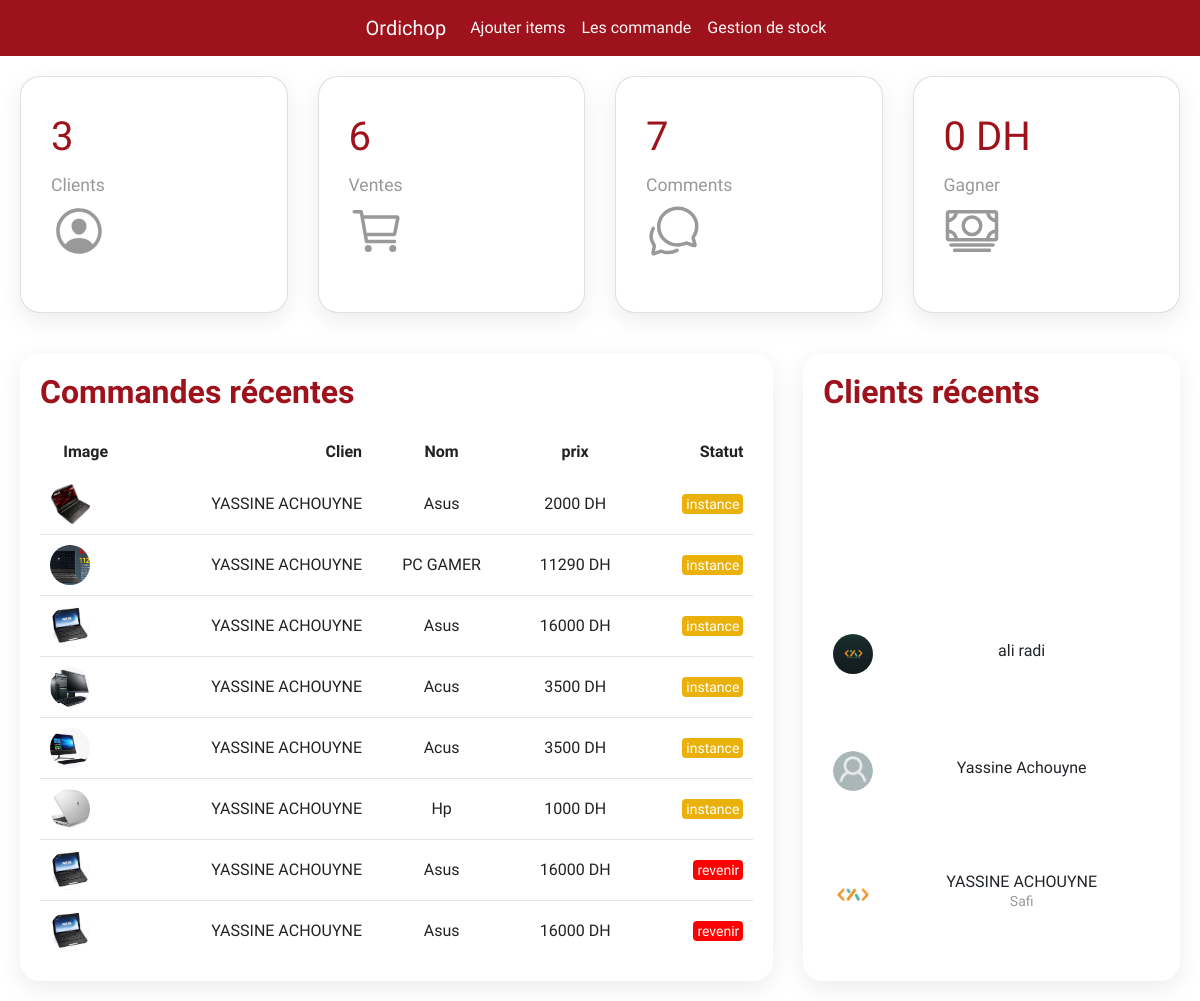
/admin/dashpord.php (signed in), run on an earlier commit of the app's database.
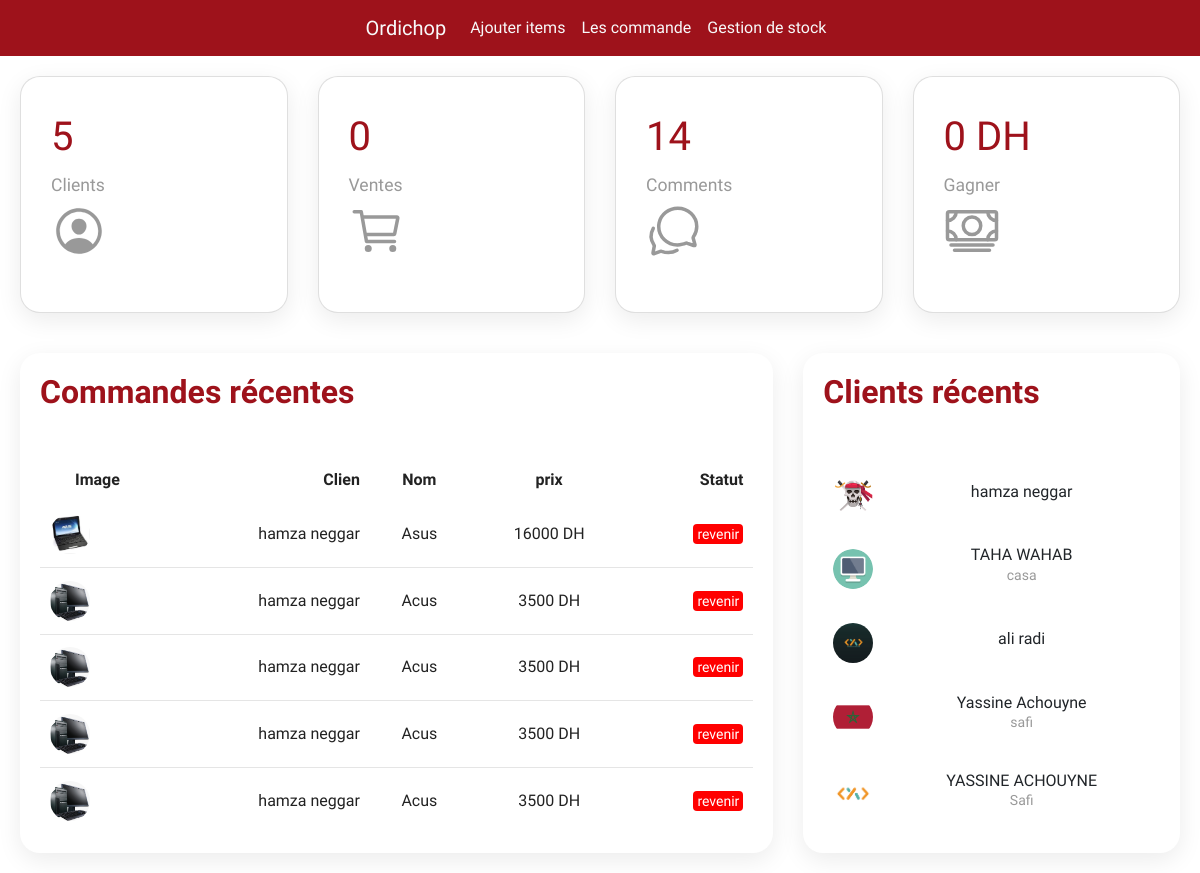
And on a later commit of the database.
### tables this page shows
CREATE TABLE IF NOT EXISTS `produit_panier` (
  `id` int(11) NOT NULL AUTO_INCREMENT,
  `id_produit_panier` int(11) NOT NULL,
  `nom_produit_panier` varchar(225) DEFAULT NULL,
  `img_produit_panier` varchar(1000) DEFAULT NULL,
  `prix_produit_panier` int(11) DEFAULT NULL,
  `dscription_produit_panier` varchar(1000) DEFAULT NULL,
  `id_clien` int(11) NOT NULL,
  `quantit` int(11) NOT NULL,
  `statut` varchar(15) NOT NULL,
  PRIMARY KEY (`id`),
  KEY `id_clien` (`id_clien`)
);

CREATE TABLE IF NOT EXISTS `clien` (
  `id` int(11) NOT NULL AUTO_INCREMENT,
  `firstName` varchar(45) DEFAULT NULL,
  `lastName` varchar(45) DEFAULT NULL,
  `email` varchar(100) DEFAULT NULL,
  `passworde` varchar(45) DEFAULT NULL,
  `profil` varchar(1000) NOT NULL,
  `adress` varchar(200) DEFAULT NULL,
  PRIMARY KEY (`id`)
);

### admin/dashpord.php (the view, shortened to what this page needs)
<?php
include "incAdmin/hedear.php";
include "../inc/db.php";
?>
<body>
    <div class="main">
        <div class="cardBox">
            <div class="card">
                <div>
                    <div class="numbers">
                        <?php
                        $sql = $db->prepare("SELECT count(*) cp from clien");
                        $sql->execute([]);
                        echo $sql->fetch()['cp'];
                        ?>
                    </div>
                    <div class="cardName">Clients</div>
                </div>
                <div class="iconBx">
                    <ion-icon name="person-circle-outline"></ion-icon>
                </div>
            </div>
            <div class="card">
                <div>
                    <div class="numbers">
                        <?php
                        $sql = $db->prepare("SELECT count(*) cp from produit_panier where statut=?");
                        $sql->execute(["instance"]);
                        echo $sql->fetch()['cp'];
                        ?>
                    </div>
                    <div class="cardName">Ventes</div>
                </div>
                <div class="iconBx">
                    <ion-icon name="cart-outline"></ion-icon>
                </div>
            </div>
            <div class="card">
                <div>
                    <div class="numbers">
                        <?php
                        $sql1 = $db->prepare("SELECT count(*) cp from commentes");
                        $sql1->execute([]);
                        $sql2 = $db->prepare("SELECT count(*) cp from commentescouffre");
                        $sql2->execute([]);
                        echo $sql1->fetch()['cp'] + $sql2->fetch()['cp'];
                        ?>
                    </div>
                    <div class="cardName">Comments</div>
                </div>
                <div class="iconBx">
                    <ion-icon name="chatbubbles-outline"></ion-icon>
                </div>
            </div>
            <div class="card">
                <div>
                    <div class="numbers">0 DH</div>
                    <div class="cardName">Gagner</div>
                </div>
                <div class="iconBx">
                    <ion-icon name="cash-outline"></ion-icon>
                </div>
            </div>
        </div>
        <div class="details">
            <div class="recentOrders">
                <div class="cardHeader">
                    <h2>Commandes récentes</h2>
                </div>
                <table>
                    <thead>
                        <tr>
                            <td>Image</td>
                            <td>Clien</td>
                            <td>Nom</td>
                            <td>prix</td>
                            <td>Statut</td>
                        </tr>
                    </thead>
                    <tbody>
                        <?php
                        $sql = $db->prepare("SELECT * from produit_panier p inner join clien c on p.id_clien=c.id ORDER BY p.statut  limit 8 ");
                        $sql->execute([]);
                        $tab = $sql->fetchAll();
                        foreach ($tab as $val) {
                        ?>
                            <tr>
                                <td>
                                    <div class="imgBx"><img src="/admin/image/<?= $val['img_produit_panier'] ?>" alt=""></div>
                                </td>
                                <td><?= $val['firstName'] ?> <?= $val['lastName'] ?></td>
                                <td><?= $val['nom_produit_panier'] ?></td>
                                <td><?= $val['prix_produit_panier'] ?> DH</td>
                                <td><span class="status <?= $val['statut'] ?>"><?= $val['statut'] ?></span></td>
                            </tr>
                        <?php } ?>
                    </tbody>
                </table>
            </div>
            <div class="recentCustomers">
                <div class="cardHeader">
                    <h2>Clients récents</h2>
                </div>
                <table>
                    <?php
                    $sql = $db->prepare("SELECT * from clien ORDER BY id desc limit 8");
                    $sql->execute([]);
                    $tab = $sql->fetchAll();
                    foreach ($tab as $val) {
                    ?>
                        <tr>
                            <td width="60px">
                                <div class="imgBx"><img src="../image/<?= $val['profil'] ?>" alt=""></div>
                            </td>
                            <td>
                                <h4><?= $val['firstName'] ?> <?= $val['lastName'] ?><br> <span><?= $val['adress'] ?></span></h4>
                            </td>
                        </tr>
                    <?php } ?>
                </table>
            </div>
        </div>
    </div>
</body>
</html>

What changed in the data, as far as the page shows it:
removed produit_panier: img_produit_panier (picture), id_clien.firstName "YASSINE", id_clien.lastName "ACHOUYNE", nom_produit_panier "Asus", prix_produit_panier "2000", statut "instance"
removed produit_panier: img_produit_panier (picture), id_clien.firstName "YASSINE", id_clien.lastName "ACHOUYNE", nom_produit_panier "PC GAMER", prix_produit_panier "11290", statut "instance"
removed produit_panier: img_produit_panier (picture), id_clien.firstName "YASSINE", id_clien.lastName "ACHOUYNE", nom_produit_panier "Asus", prix_produit_panier "16000", statut "instance"
removed produit_panier: img_produit_panier (picture), id_clien.firstName "YASSINE", id_clien.lastName "ACHOUYNE", nom_produit_panier "Acus", prix_produit_panier "3500", statut "instance"
removed produit_panier: img_produit_panier (picture), id_clien.firstName "YASSINE", id_clien.lastName "ACHOUYNE", nom_produit_panier "Acus", prix_produit_panier "3500", statut "instance"
removed produit_panier: img_produit_panier (picture), id_clien.firstName "YASSINE", id_clien.lastName "ACHOUYNE", nom_produit_panier "Hp", prix_produit_panier "1000", statut "instance"
removed produit_panier: img_produit_panier (picture), id_clien.firstName "YASSINE", id_clien.lastName "ACHOUYNE", nom_produit_panier "Asus", prix_produit_panier "16000", statut "revenir"
removed produit_panier: img_produit_panier (picture), id_clien.firstName "YASSINE", id_clien.lastName "ACHOUYNE", nom_produit_panier "Asus", prix_produit_panier "16000", statut "revenir"
added produit_panier: img_produit_panier (picture), id_clien.firstName "hamza", id_clien.lastName "neggar", nom_produit_panier "Asus", prix_produit_panier "16000", statut "revenir"
added produit_panier: img_produit_panier (picture), id_clien.firstName "hamza", id_clien.lastName "neggar", nom_produit_panier "Acus", prix_produit_panier "3500", statut "revenir"
added produit_panier: img_produit_panier (picture), id_clien.firstName "hamza", id_clien.lastName "neggar", nom_produit_panier "Acus", prix_produit_panier "3500", statut "revenir"
added produit_panier: img_produit_panier (picture), id_clien.firstName "hamza", id_clien.lastName "neggar", nom_produit_panier "Acus", prix_produit_panier "3500", statut "revenir"
added produit_panier: img_produit_panier (picture), id_clien.firstName "hamza", id_clien.lastName "neggar", nom_produit_panier "Acus", prix_produit_panier "3500", statut "revenir"
added clien: profil (picture), firstName "hamza", lastName "neggar"
added clien: profil (picture), firstName "TAHA", lastName "WAHAB", adress "casa"
changed clien "Yassine": profil: picture added in place of a placeholder; adress (not shown) → "safi"
Also different on the page:
$sql->fetch()['cp']: "3" → "5"
$sql->fetch()['cp']: "6" → "0"
$sql1->fetch()['cp'] + $sql2->fetch()['cp']: "7" → "14"
